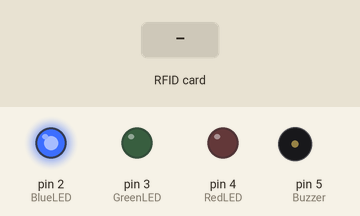
Recording of a sketch running on a simulated Arduino Uno, built with avr-gcc and run on an emulated ATmega328P. Parts: output pins drawn as LEDs (lit = HIGH), buzzer (waves = sounding). The inputs (shaded band) are chosen by the test bench. Pins used as bus, display or sensor lines are not drawn; what the sketch prints to the serial monitor is not drawn.

Above: at 1.2 s.
1.3 s: RFID card AB C5 11 1C held to the reader
At 1.49 s:
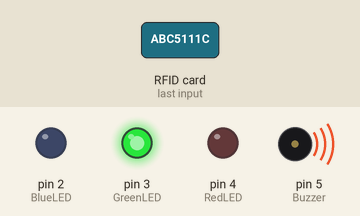
At 3.3 s:
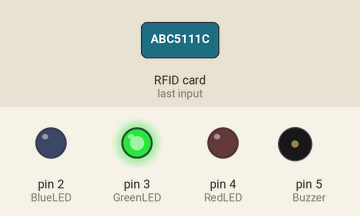
3.6 s: RFID card 5E 7A 19 C4 held to the reader
At 11.3 s:
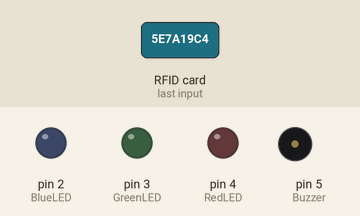
Timing chart, 0 to 12.6 s (numbered marks = the images above; inputs shaded):
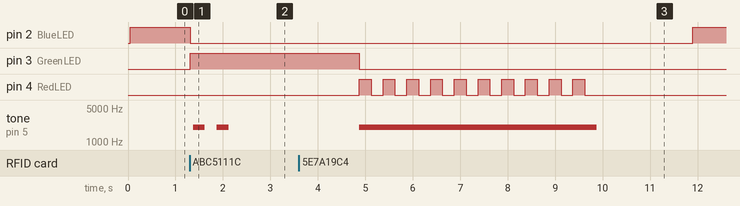

Measured:
- after the input at 1.3 s, pin 2 (BlueLED): HIGH → LOW at once; pin 3 (GreenLED): LOW → HIGH at once; tone on pin 5 (Buzzer): alternates 2000 Hz for 0.25 s and silent for 0.25 s, 4 changes in all, then stays silent, starting after 0.07 s
- after the input at 3.6 s, pin 2 (BlueLED): LOW → HIGH after 8.3 s instead of 1.3 s; pin 4 (RedLED): alternates HIGH for 0.25 s and LOW for 0.25 s, 20 changes in all, then stays LOW, starting after 1.3 s; tone on pin 5 (Buzzer): silent → 2000 Hz after 1.3 s, → silent 5.0 s later

The sketch:

provaRFid.ino
```cpp
#include <SPI.h>
#include <MFRC522.h>
#include <SoftwareSerial.h>

#define RST_PIN 9
#define SS_PIN  10

MFRC522 mfrc522(SS_PIN, RST_PIN);
String MasterTag = "AB C5 11 1C"; // Enter you tag UID which we get it from first code.

String UIDCard = "";

char data[12];

#define BlueLED  2
#define GreenLED 3
#define RedLED 4

#define Buzzer 5


SoftwareSerial mySerial(8,7); //RX,TX

void setup() {
  // put your setup code here, to run once:
  Serial.begin(9600);
  mySerial.begin(9600);

  SPI.begin();
  mfrc522.PCD_Init();


  pinMode(GreenLED, OUTPUT);
  pinMode(BlueLED, OUTPUT);
  pinMode(RedLED, OUTPUT);

  pinMode(Buzzer, OUTPUT);

  digitalWrite(BlueLED, HIGH);

}

void loop() {
  // put your main code here, to run repeatedly:
  digitalWrite(BlueLED, HIGH);
  digitalWrite(RedLED, LOW);
  digitalWrite(GreenLED, LOW);
  noTone(Buzzer);

  //Wait until new tag is available
  while (getUID())
  {
    //Serial.print("UID: ");
    //Serial.println(UIDCard);


    if (UIDCard == MasterTag)
    {
      digitalWrite(GreenLED, HIGH);
      digitalWrite(BlueLED, LOW);
      digitalWrite(RedLED, LOW);

      UIDCard.toCharArray(data,12);
      for(int i=0;i<12;i++){
        mySerial.write(data[i]);
        Serial.write(data[i]);
        //delay(1000);
      }
      //mySerial.write(data);
      //Serial.write(data);


      delay(50);
      for (int i = 0; i < 2; i++) {
        tone(Buzzer, 2000);
        delay(250);
        noTone(Buzzer);
        delay(250);
      }
      delay(500);
    }
    else
    {
      digitalWrite(BlueLED, LOW);
      digitalWrite(GreenLED, LOW);
      tone(Buzzer, 2000);

      for(int i = 0; i < 10;i++){
        digitalWrite(RedLED, HIGH);
        delay(250);
        digitalWrite(RedLED, LOW);
        delay(250);
      }
      noTone(Buzzer);
    }

    delay(2000);

  }
}
boolean getUID()
{
  if (! mfrc522.PICC_IsNewCardPresent()) {
    //Serial.println("card Not found");
    return false;
  }

  if (! mfrc522.PICC_ReadCardSerial()) {
    //Serial.println("Not able to read the card");
    return false;
  }
  UIDCard = "";
  for (byte i = 0; i < mfrc522.uid.size; i++) {
    UIDCard.concat(String(mfrc522.uid.uidByte[i] < 0x10 ? " 0" : " "));
    UIDCard.concat(String(mfrc522.uid.uidByte[i], HEX));
  }
  UIDCard.toUpperCase();
  UIDCard = UIDCard.substring(1);

  mfrc522.PICC_HaltA();
  return true;
}
```
